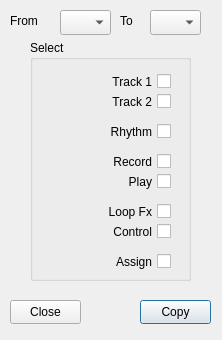
<?xml version="1.0" encoding="UTF-8"?>
<ui version="4.0">
 <class>BossRc500CopyDialog</class>
 <widget class="QDialog" name="BossRc500CopyDialog">
  <property name="geometry">
   <rect>
    <x>0</x>
    <y>0</y>
    <width>222</width>
    <height>340</height>
   </rect>
  </property>
  <property name="windowTitle">
   <string>Dialog</string>
  </property>
  <widget class="QGroupBox" name="gp_Select">
   <property name="geometry">
    <rect>
     <x>30</x>
     <y>40</y>
     <width>161</width>
     <height>241</height>
    </rect>
   </property>
   <property name="title">
    <string>Select</string>
   </property>
   <widget class="QCheckBox" name="copy_Track1">
    <property name="geometry">
     <rect>
      <x>10</x>
      <y>30</y>
      <width>131</width>
      <height>23</height>
     </rect>
    </property>
    <property name="layoutDirection">
     <enum>Qt::RightToLeft</enum>
    </property>
    <property name="text">
     <string>Track 1</string>
    </property>
   </widget>
   <widget class="QCheckBox" name="copy_Track2">
    <property name="geometry">
     <rect>
      <x>10</x>
      <y>50</y>
      <width>131</width>
      <height>23</height>
     </rect>
    </property>
    <property name="layoutDirection">
     <enum>Qt::RightToLeft</enum>
    </property>
    <property name="text">
     <string>Track 2</string>
    </property>
   </widget>
   <widget class="QCheckBox" name="copy_Rhythm">
    <property name="geometry">
     <rect>
      <x>10</x>
      <y>80</y>
      <width>131</width>
      <height>23</height>
     </rect>
    </property>
    <property name="layoutDirection">
     <enum>Qt::RightToLeft</enum>
    </property>
    <property name="text">
     <string>Rhythm</string>
    </property>
   </widget>
   <widget class="QCheckBox" name="copy_Record">
    <property name="geometry">
     <rect>
      <x>10</x>
      <y>110</y>
      <width>131</width>
      <height>23</height>
     </rect>
    </property>
    <property name="layoutDirection">
     <enum>Qt::RightToLeft</enum>
    </property>
    <property name="text">
     <string>Record</string>
    </property>
   </widget>
   <widget class="QCheckBox" name="copy_Play">
    <property name="geometry">
     <rect>
      <x>10</x>
      <y>130</y>
      <width>131</width>
      <height>23</height>
     </rect>
    </property>
    <property name="layoutDirection">
     <enum>Qt::RightToLeft</enum>
    </property>
    <property name="text">
     <string>Play</string>
    </property>
   </widget>
   <widget class="QCheckBox" name="copy_LoopFx">
    <property name="geometry">
     <rect>
      <x>10</x>
      <y>160</y>
      <width>131</width>
      <height>23</height>
     </rect>
    </property>
    <property name="layoutDirection">
     <enum>Qt::RightToLeft</enum>
    </property>
    <property name="text">
     <string>Loop Fx</string>
    </property>
   </widget>
   <widget class="QCheckBox" name="copy_Control">
    <property name="geometry">
     <rect>
      <x>10</x>
      <y>180</y>
      <width>131</width>
      <height>23</height>
     </rect>
    </property>
    <property name="layoutDirection">
     <enum>Qt::RightToLeft</enum>
    </property>
    <property name="text">
     <string>Control</string>
    </property>
   </widget>
   <widget class="QCheckBox" name="copy_Assign">
    <property name="geometry">
     <rect>
      <x>10</x>
      <y>210</y>
      <width>131</width>
      <height>23</height>
     </rect>
    </property>
    <property name="layoutDirection">
     <enum>Qt::RightToLeft</enum>
    </property>
    <property name="text">
     <string>Assign</string>
    </property>
   </widget>
  </widget>
  <widget class="QPushButton" name="button_Copy">
   <property name="geometry">
    <rect>
     <x>140</x>
     <y>300</y>
     <width>71</width>
     <height>24</height>
    </rect>
   </property>
   <property name="text">
    <string>Copy</string>
   </property>
  </widget>
  <widget class="QPushButton" name="button_Close">
   <property name="geometry">
    <rect>
     <x>10</x>
     <y>300</y>
     <width>71</width>
     <height>24</height>
    </rect>
   </property>
   <property name="text">
    <string>Close</string>
   </property>
  </widget>
  <widget class="QLabel" name="label_To">
   <property name="geometry">
    <rect>
     <x>120</x>
     <y>10</y>
     <width>21</width>
     <height>21</height>
    </rect>
   </property>
   <property name="text">
    <string>To</string>
   </property>
  </widget>
  <widget class="QComboBox" name="cb_CopyTo">
   <property name="geometry">
    <rect>
     <x>150</x>
     <y>10</y>
     <width>51</width>
     <height>25</height>
    </rect>
   </property>
  </widget>
  <widget class="QLabel" name="label_CopyTo">
   <property name="geometry">
    <rect>
     <x>10</x>
     <y>10</y>
     <width>41</width>
     <height>21</height>
    </rect>
   </property>
   <property name="text">
    <string>From</string>
   </property>
  </widget>
  <widget class="QComboBox" name="cb_CopyFrom">
   <property name="geometry">
    <rect>
     <x>60</x>
     <y>10</y>
     <width>51</width>
     <height>25</height>
    </rect>
   </property>
  </widget>
 </widget>
 <layoutdefault spacing="5" margin="8"/>
 <tabstops>
  <tabstop>copy_Track1</tabstop>
  <tabstop>button_Close</tabstop>
  <tabstop>button_Copy</tabstop>
 </tabstops>
 <resources/>
 <connections/>
 <designerdata>
  <property name="gridDeltaX">
   <number>10</number>
  </property>
  <property name="gridDeltaY">
   <number>10</number>
  </property>
  <property name="gridSnapX">
   <bool>true</bool>
  </property>
  <property name="gridSnapY">
   <bool>true</bool>
  </property>
  <property name="gridVisible">
   <bool>false</bool>
  </property>
 </designerdata>
</ui>
